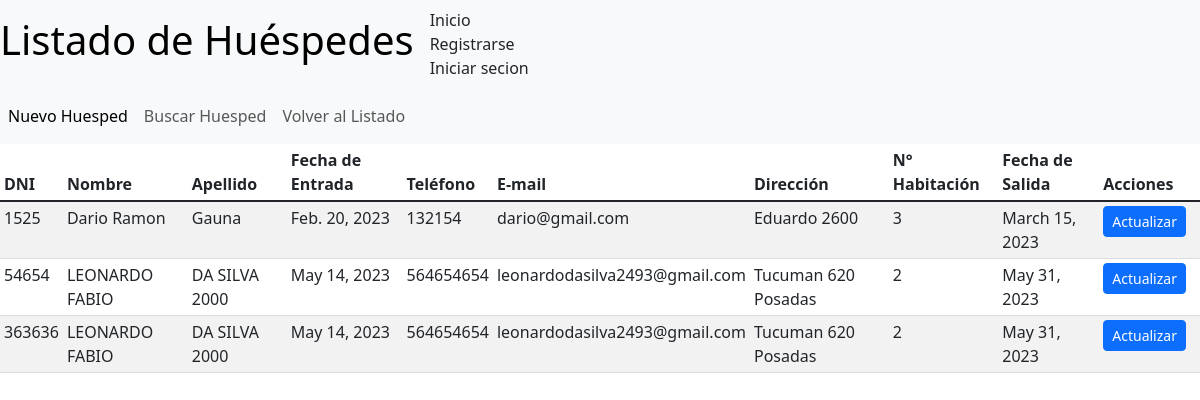
Before: /mostrarHuesped/ with the older database file.
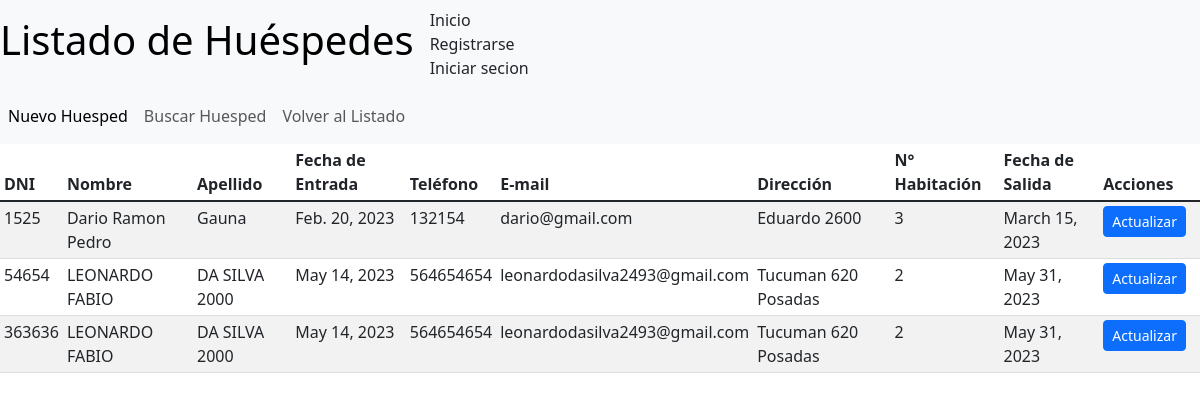
After: the same page with the newer database file.
### gestion_persona/models.py (models this page shows, shortened)
class Persona(models.Model):
    dni = models.IntegerField(primary_key=True, null=False)
    nombre = models.CharField(max_length=100, null=False)
    apellido = models.CharField(max_length=100, null=False)
    fecha_entrada = models.DateField(null=False)
    telefono = models.CharField(max_length=100, null=False)
    email = models.EmailField(max_length=100, null=False)
    direccion = models.CharField(max_length=100, null=False)
    habitacion_nro = models.IntegerField(null=False)
    fecha_salida = models.DateField(null=False)

### gestion_persona/views.py (the view)
# urls.py: path('mostrarHuesped/', MostrarHuesped, name="lista_huespedes"),
def MostrarHuesped(request):
    lista_huesped = Persona.objects.all()
    return render(request, 'huespedes.html', {'lista_huesped':lista_huesped})

### gestion_persona/templates/huespedes.html (shortened to what this page needs)
{% extends 'principal.html' %}
{% block title %} Listado de Huéspedes{%  endblock %}
{% block content %}
<nav class="navbar navbar-expand-lg navbar-light bg-light">
    <div class="collapse navbar-collapse" id="navbarNavAltMarkup">
      <div class="navbar-nav">
        <a class="nav-item nav-link active" href="/mostrarHuesped/alta">Nuevo Huesped</a>
        <a class="nav-item nav-link" href="/mostrarHuesped/buscar">Buscar Huesped</a>
        <a class="nav-item nav-link" href="/mostrarHuesped/">Volver al Listado</a>
      </div>
  </div>
</nav>
<div class="table-container">
    <table class="table table-sm fs-6 table table-striped">
        <thead>
            <tr>
                <th>DNI</th>
                <th>Nombre</th>
                <th>Apellido</th>
                <th>Fecha de Entrada</th>
                <th>Teléfono</th>
                <th>E-mail</th>
                <th>Dirección</th>
                <th>N° Habitación</th>
                <th>Fecha de Salida</th>
                <th>Acciones</th>
            </tr>
        </thead>
        <tbody class="table-group-divider">
            {% for persona in lista_huesped %}
            <tr>
                <td>{{ persona.dni }}</td>
                <td>{{ persona.nombre }}</td>
                <td>{{ persona.apellido }}</td>
                <td>{{ persona.fecha_entrada }}</td>
                <td>{{ persona.telefono }}</td>
                <td>{{ persona.email }}</td>
                <td>{{ persona.direccion }}</td>
                <td>{{ persona.habitacion_nro }}</td>
                <td>{{ persona.fecha_salida }}</td>
                <td>
                    <a href='actualizar/{{ persona.dni }}' class="btn btn-primary btn-sm">Actualizar</a>
                </td>
            </tr>
            {% endfor %}
        </tbody>
    </table>
</div>
{% endblock %}

Changed rows visible on the page:
changed Persona "Gauna": nombre "Dario Ramon" → "Dario Ramon Pedro"
